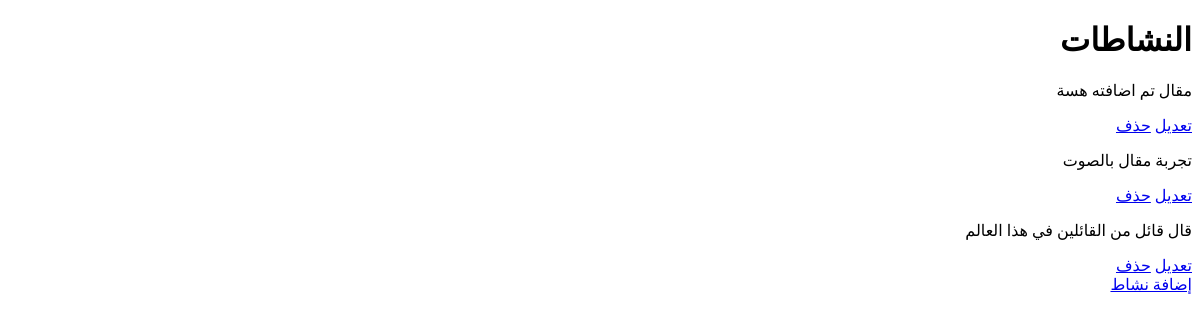
The page /dashboard/activities/ on the database as committed earlier.
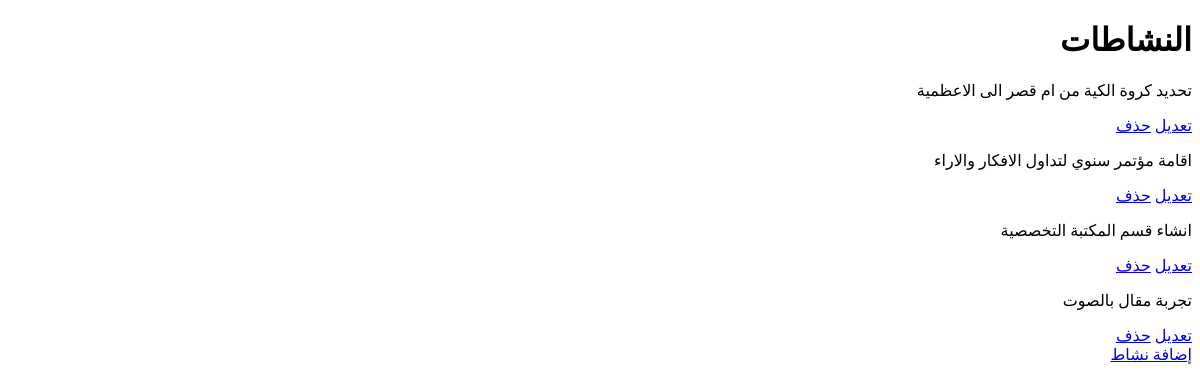
The same page on the database as committed later.
### backend/models.py (models this page shows, shortened)
class Activity(models.Model):
    title = models.CharField(max_length=1000, blank=False)
    created_at = models.DateTimeField(auto_now_add=True)
    main_img = models.ForeignKey(Image, on_delete=models.PROTECT, blank=False)
    body = models.TextField(max_length=5000, blank=False)
    img_array = models.ManyToManyField(Image, blank=True, related_name="images")
    vid_array = models.ManyToManyField(Video, blank=True, related_name="videos")
    audio = models.CharField(max_length=1000, blank=True)
    class Meta:
        ordering = ['-created_at']

### dashboard/views.py (the view)
# urls.py: path("activities", views.activities, name="activities"),
def activities(request):
    activities = Activity.objects.all()
    context = {"activities":activities}
    return render(request, "dashboard/activities/activities.html", context)

### dashboard/templates/dashboard/activities/activities.html
{% extends "dashboard/layout.html" %}
{% block body %}
<body>
    <h1>النشاطات</h1>
    {% for activity in activities %}
    <div>
        <p>{{ activity.title }}</p>
        <a href="{% url 'dashboard:update-activity' activity.id %}">تعديل</a>
        <a href="{% url 'dashboard:delete-activity' activity.id %}">حذف</a>
    </div>
    {% empty %}
    <p>لا توجد عناصر.</p>
    {% endfor %}
    <a href="{% url 'dashboard:create-activity' %}">إضافة نشاط</a>
</body>
</html>
{% endblock %}

Rows that differ between the two databases and show on the page:
removed Activity: title "قال قائل من القائلين في هذا العالم"
added Activity: title "تحديد كروة الكية من ام قصر الى الاعظمية"
added Activity: title "اقامة مؤتمر سنوي لتداول الافكار والاراء"
changed Activity: title "مقال تم اضافته هسة" → "انشاء قسم المكتبة التخصصية"
